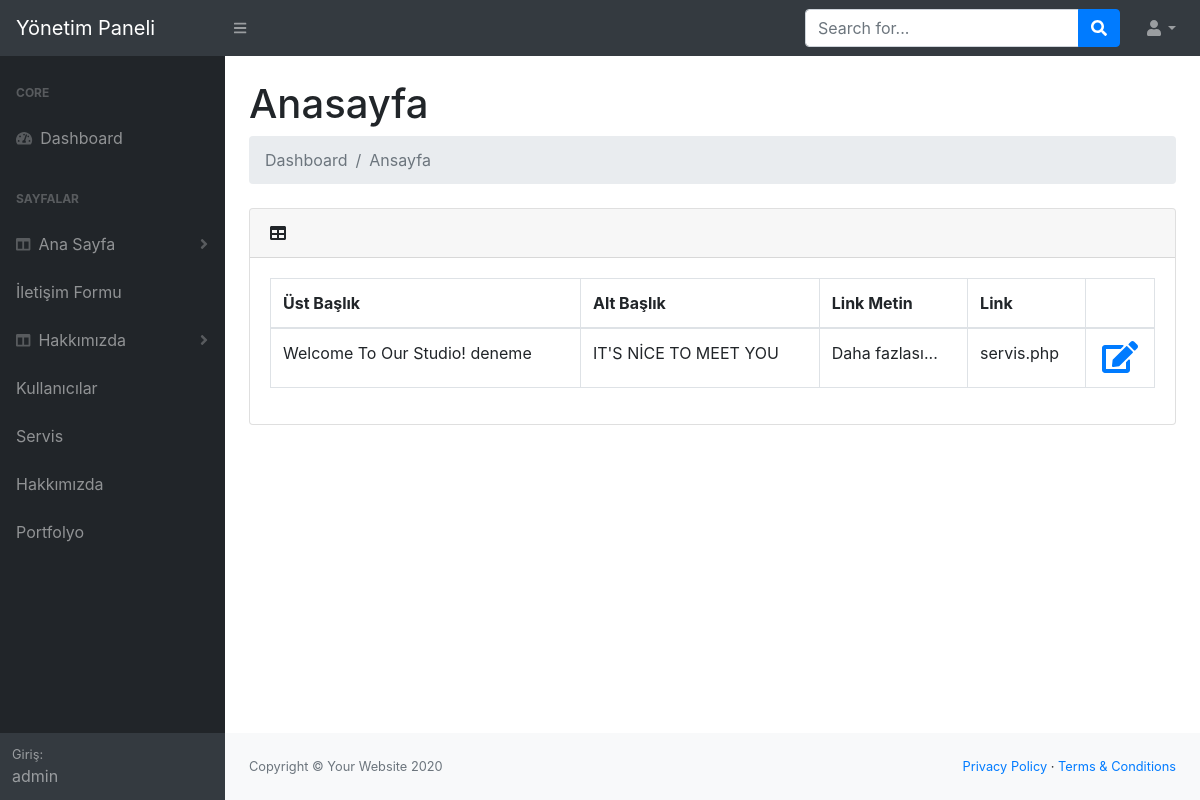
Page /site/site/admin/anasayfa.php (signed in) on the committed database.
### tables this page shows
CREATE TABLE `anasayfa` (
  `id` int(11) NOT NULL,
  `ustbaslik` varchar(250) NOT NULL,
  `altbaslik` varchar(250) NOT NULL,
  `linkmetin` varchar(250) NOT NULL,
  `link` varchar(250) NOT NULL
);

### site/site/admin/anasayfa.php (the view)
<?php
include("incadmin/adminhead.php");
$sorgu=$baglanti->prepare("select * from anasayfa");
$sorgu->execute();
$sonuc=$sorgu->fetch();
?>
                <main>
                    <div class="container-fluid">
                        <h1 class="mt-4">Anasayfa</h1>
                        <ol class="breadcrumb mb-4">
                            <li class="breadcrumb-item active">Dashboard</li>
                            <li class="breadcrumb-item active">Ansayfa</li>
                        </ol>
                        <div class="card mb-4">
                            <div class="card-header">
                                <i class="fas fa-table mr-1"></i>
                            </div>
                            <div class="card-body">
                                <div class="table-responsive">
                                    <table class="table table-bordered" id="" width="100%" cellspacing="0">
                                        <thead>
                                            <tr>
                                                <th>Üst Başlık</th>
                                                <th>Alt Başlık</th>
                                                <th>Link Metin</th>
                                                <th>Link</th>
                                                <th></th>
                                            </tr>
                                        </thead>
                                        <tbody>
                                            <tr>
                                                <td><?php echo $sonuc["ustbaslik"];?></td>
                                                <td><?php echo $sonuc["altbaslik"];?></td>
                                                <td><?php echo $sonuc["linkmetin"];?></td>
                                                <td><?php echo $sonuc["link"];?></td>
                                                <td class="text-center"> <a href="anasayfaduzenle.php?id=<?php echo $sonuc["id"];?>"><span class="fa fa-edit fa-2x"></span></a></td>
                                            </tr>
                                        </tbody>
                                    </table>
                                </div>
                            </div>
                        </div>
                    </div>
                </main>
                <?php
include("incadmin/adminfooter.php");
?>

### rows in the picture
anasayfa: ustbaslik "Welcome To Our Studio! deneme", altbaslik "IT'S NİCE TO MEET YOU", linkmetin "Daha fazlası...", link "servis.php"

### other values in the picture
$_SESSION["kadi"] "admin"
